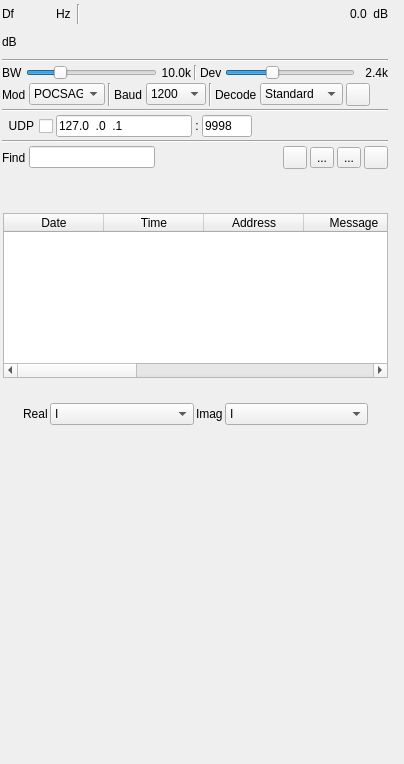
<?xml version="1.0" encoding="UTF-8"?>
<ui version="4.0">
 <class>PagerDemodGUI</class>
 <widget class="RollupWidget" name="PagerDemodGUI">
  <property name="geometry">
   <rect>
    <x>0</x>
    <y>0</y>
    <width>404</width>
    <height>764</height>
   </rect>
  </property>
  <property name="sizePolicy">
   <sizepolicy hsizetype="Expanding" vsizetype="Expanding">
    <horstretch>0</horstretch>
    <verstretch>0</verstretch>
   </sizepolicy>
  </property>
  <property name="minimumSize">
   <size>
    <width>352</width>
    <height>0</height>
   </size>
  </property>
  <property name="font">
   <font>
    <family>Liberation Sans</family>
    <pointsize>9</pointsize>
   </font>
  </property>
  <property name="focusPolicy">
   <enum>Qt::StrongFocus</enum>
  </property>
  <property name="windowTitle">
   <string>Pager Demodulator</string>
  </property>
  <property name="statusTip">
   <string>Pager Demodulator</string>
  </property>
  <widget class="QWidget" name="settingsContainer" native="true">
   <property name="geometry">
    <rect>
     <x>0</x>
     <y>0</y>
     <width>390</width>
     <height>171</height>
    </rect>
   </property>
   <property name="minimumSize">
    <size>
     <width>350</width>
     <height>0</height>
    </size>
   </property>
   <property name="windowTitle">
    <string>Settings</string>
   </property>
   <layout class="QVBoxLayout" name="verticalLayout">
    <property name="spacing">
     <number>3</number>
    </property>
    <property name="leftMargin">
     <number>2</number>
    </property>
    <property name="topMargin">
     <number>2</number>
    </property>
    <property name="rightMargin">
     <number>2</number>
    </property>
    <property name="bottomMargin">
     <number>2</number>
    </property>
    <item>
     <layout class="QHBoxLayout" name="powLayout">
      <property name="topMargin">
       <number>2</number>
      </property>
      <item>
       <widget class="QLabel" name="deltaFrequencyLabel">
        <property name="minimumSize">
         <size>
          <width>16</width>
          <height>0</height>
         </size>
        </property>
        <property name="text">
         <string>Df</string>
        </property>
       </widget>
      </item>
      <item>
       <widget class="ValueDialZ" name="deltaFrequency" native="true">
        <property name="sizePolicy">
         <sizepolicy hsizetype="Maximum" vsizetype="Maximum">
          <horstretch>0</horstretch>
          <verstretch>0</verstretch>
         </sizepolicy>
        </property>
        <property name="minimumSize">
         <size>
          <width>32</width>
          <height>16</height>
         </size>
        </property>
        <property name="font">
         <font>
          <family>Liberation Mono</family>
          <pointsize>12</pointsize>
         </font>
        </property>
        <property name="cursor">
         <cursorShape>PointingHandCursor</cursorShape>
        </property>
        <property name="focusPolicy">
         <enum>Qt::StrongFocus</enum>
        </property>
        <property name="toolTip">
         <string>Demod shift frequency from center in Hz</string>
        </property>
       </widget>
      </item>
      <item>
       <widget class="QLabel" name="deltaUnits">
        <property name="text">
         <string>Hz </string>
        </property>
       </widget>
      </item>
      <item>
       <widget class="Line" name="line">
        <property name="orientation">
         <enum>Qt::Vertical</enum>
        </property>
       </widget>
      </item>
      <item>
       <spacer name="horizontalSpacer">
        <property name="orientation">
         <enum>Qt::Horizontal</enum>
        </property>
        <property name="sizeHint" stdset="0">
         <size>
          <width>40</width>
          <height>20</height>
         </size>
        </property>
       </spacer>
      </item>
      <item>
       <layout class="QHBoxLayout" name="channelPowerLayout">
        <item>
         <widget class="QLabel" name="channelPower">
          <property name="toolTip">
           <string>Channel power</string>
          </property>
          <property name="layoutDirection">
           <enum>Qt::RightToLeft</enum>
          </property>
          <property name="text">
           <string>0.0</string>
          </property>
         </widget>
        </item>
        <item>
         <widget class="QLabel" name="channelPowerUnits">
          <property name="text">
           <string> dB</string>
          </property>
         </widget>
        </item>
       </layout>
      </item>
     </layout>
    </item>
    <item>
     <layout class="QHBoxLayout" name="powerLayout">
      <item>
       <widget class="QLabel" name="channelPowerMeterUnits">
        <property name="text">
         <string>dB</string>
        </property>
       </widget>
      </item>
      <item>
       <widget class="LevelMeterSignalDB" name="channelPowerMeter" native="true">
        <property name="sizePolicy">
         <sizepolicy hsizetype="Expanding" vsizetype="MinimumExpanding">
          <horstretch>0</horstretch>
          <verstretch>0</verstretch>
         </sizepolicy>
        </property>
        <property name="minimumSize">
         <size>
          <width>0</width>
          <height>24</height>
         </size>
        </property>
        <property name="font">
         <font>
          <family>Liberation Mono</family>
          <pointsize>8</pointsize>
         </font>
        </property>
        <property name="toolTip">
         <string>Level meter (dB) top trace: average, bottom trace: instantaneous peak, tip: peak hold</string>
        </property>
       </widget>
      </item>
     </layout>
    </item>
    <item>
     <widget class="Line" name="line_5">
      <property name="orientation">
       <enum>Qt::Horizontal</enum>
      </property>
     </widget>
    </item>
    <item>
     <layout class="QHBoxLayout" name="phySettingsLayout">
      <item>
       <widget class="QLabel" name="rfBWLabel">
        <property name="text">
         <string>BW</string>
        </property>
       </widget>
      </item>
      <item>
       <widget class="QSlider" name="rfBW">
        <property name="sizePolicy">
         <sizepolicy hsizetype="Expanding" vsizetype="Minimum">
          <horstretch>0</horstretch>
          <verstretch>0</verstretch>
         </sizepolicy>
        </property>
        <property name="minimumSize">
         <size>
          <width>0</width>
          <height>0</height>
         </size>
        </property>
        <property name="toolTip">
         <string>RF bandwidth</string>
        </property>
        <property name="minimum">
         <number>10</number>
        </property>
        <property name="maximum">
         <number>400</number>
        </property>
        <property name="pageStep">
         <number>1</number>
        </property>
        <property name="value">
         <number>100</number>
        </property>
        <property name="orientation">
         <enum>Qt::Horizontal</enum>
        </property>
       </widget>
      </item>
      <item>
       <widget class="QLabel" name="rfBWText">
        <property name="minimumSize">
         <size>
          <width>30</width>
          <height>0</height>
         </size>
        </property>
        <property name="text">
         <string>10.0k</string>
        </property>
        <property name="alignment">
         <set>Qt::AlignRight|Qt::AlignTrailing|Qt::AlignVCenter</set>
        </property>
       </widget>
      </item>
      <item>
       <widget class="Line" name="line_2">
        <property name="orientation">
         <enum>Qt::Vertical</enum>
        </property>
       </widget>
      </item>
      <item>
       <widget class="QLabel" name="fmDevLabel">
        <property name="text">
         <string>Dev</string>
        </property>
       </widget>
      </item>
      <item>
       <widget class="QSlider" name="fmDev">
        <property name="sizePolicy">
         <sizepolicy hsizetype="Expanding" vsizetype="Minimum">
          <horstretch>0</horstretch>
          <verstretch>0</verstretch>
         </sizepolicy>
        </property>
        <property name="minimumSize">
         <size>
          <width>0</width>
          <height>0</height>
         </size>
        </property>
        <property name="toolTip">
         <string>Frequency deviation</string>
        </property>
        <property name="minimum">
         <number>10</number>
        </property>
        <property name="maximum">
         <number>50</number>
        </property>
        <property name="pageStep">
         <number>1</number>
        </property>
        <property name="value">
         <number>24</number>
        </property>
        <property name="orientation">
         <enum>Qt::Horizontal</enum>
        </property>
       </widget>
      </item>
      <item>
       <widget class="QLabel" name="fmDevText">
        <property name="minimumSize">
         <size>
          <width>30</width>
          <height>0</height>
         </size>
        </property>
        <property name="text">
         <string>2.4k</string>
        </property>
        <property name="alignment">
         <set>Qt::AlignRight|Qt::AlignTrailing|Qt::AlignVCenter</set>
        </property>
       </widget>
      </item>
     </layout>
    </item>
    <item>
     <layout class="QHBoxLayout" name="phySettingsLayout_2">
      <item>
       <widget class="QLabel" name="modulationLabel">
        <property name="text">
         <string>Mod</string>
        </property>
       </widget>
      </item>
      <item>
       <widget class="QComboBox" name="modulation">
        <property name="minimumSize">
         <size>
          <width>76</width>
          <height>0</height>
         </size>
        </property>
        <property name="toolTip">
         <string>Pager modulation</string>
        </property>
        <item>
         <property name="text">
          <string>POCSAG</string>
         </property>
        </item>
       </widget>
      </item>
      <item>
       <widget class="Line" name="line_10">
        <property name="orientation">
         <enum>Qt::Vertical</enum>
        </property>
       </widget>
      </item>
      <item>
       <widget class="QLabel" name="baudLabel">
        <property name="text">
         <string>Baud</string>
        </property>
       </widget>
      </item>
      <item>
       <widget class="QComboBox" name="baud">
        <property name="minimumSize">
         <size>
          <width>60</width>
          <height>0</height>
         </size>
        </property>
        <property name="toolTip">
         <string>Baud rate</string>
        </property>
        <property name="currentIndex">
         <number>1</number>
        </property>
        <item>
         <property name="text">
          <string>512</string>
         </property>
        </item>
        <item>
         <property name="text">
          <string>1200</string>
         </property>
        </item>
        <item>
         <property name="text">
          <string>2400</string>
         </property>
        </item>
       </widget>
      </item>
      <item>
       <widget class="Line" name="line_11">
        <property name="orientation">
         <enum>Qt::Vertical</enum>
        </property>
       </widget>
      </item>
      <item>
       <widget class="QLabel" name="decodeLabel">
        <property name="text">
         <string>Decode</string>
        </property>
       </widget>
      </item>
      <item>
       <widget class="QComboBox" name="decode">
        <property name="minimumSize">
         <size>
          <width>80</width>
          <height>0</height>
         </size>
        </property>
        <property name="toolTip">
         <string>How to choose between decoding a message as numeric or alphanumeric</string>
        </property>
        <item>
         <property name="text">
          <string>Standard</string>
         </property>
        </item>
        <item>
         <property name="text">
          <string>Inverted</string>
         </property>
        </item>
        <item>
         <property name="text">
          <string>Numeric</string>
         </property>
        </item>
        <item>
         <property name="text">
          <string>Alphanumeric</string>
         </property>
        </item>
        <item>
         <property name="text">
          <string>Heuristic</string>
         </property>
        </item>
       </widget>
      </item>
      <item>
       <widget class="QToolButton" name="charset">
        <property name="toolTip">
         <string>Select character encoding</string>
        </property>
        <property name="text">
         <string/>
        </property>
        <property name="icon">
         <iconset resource="../../../sdrgui/resources/res.qrc">
          <normaloff>:/keyboard.png</normaloff>:/keyboard.png</iconset>
        </property>
       </widget>
      </item>
      <item>
       <spacer name="horizontalSpacer_2">
        <property name="orientation">
         <enum>Qt::Horizontal</enum>
        </property>
        <property name="sizeHint" stdset="0">
         <size>
          <width>40</width>
          <height>20</height>
         </size>
        </property>
       </spacer>
      </item>
     </layout>
    </item>
    <item>
     <widget class="Line" name="line_6">
      <property name="orientation">
       <enum>Qt::Horizontal</enum>
      </property>
     </widget>
    </item>
    <item>
     <layout class="QHBoxLayout" name="udpLayout">
      <item>
       <widget class="QCheckBox" name="udpEnabled">
        <property name="toolTip">
         <string>Forward messages via UDP</string>
        </property>
        <property name="layoutDirection">
         <enum>Qt::RightToLeft</enum>
        </property>
        <property name="text">
         <string>UDP</string>
        </property>
       </widget>
      </item>
      <item>
       <widget class="QLineEdit" name="udpAddress">
        <property name="minimumSize">
         <size>
          <width>120</width>
          <height>0</height>
         </size>
        </property>
        <property name="focusPolicy">
         <enum>Qt::ClickFocus</enum>
        </property>
        <property name="toolTip">
         <string>Destination UDP address</string>
        </property>
        <property name="inputMask">
         <string>000.000.000.000</string>
        </property>
        <property name="text">
         <string>127.0.0.1</string>
        </property>
       </widget>
      </item>
      <item>
       <widget class="QLabel" name="udpSeparator">
        <property name="text">
         <string>:</string>
        </property>
        <property name="alignment">
         <set>Qt::AlignCenter</set>
        </property>
       </widget>
      </item>
      <item>
       <widget class="QLineEdit" name="udpPort">
        <property name="minimumSize">
         <size>
          <width>50</width>
          <height>0</height>
         </size>
        </property>
        <property name="maximumSize">
         <size>
          <width>50</width>
          <height>16777215</height>
         </size>
        </property>
        <property name="focusPolicy">
         <enum>Qt::ClickFocus</enum>
        </property>
        <property name="toolTip">
         <string>Destination UDP port</string>
        </property>
        <property name="inputMask">
         <string>00000</string>
        </property>
        <property name="text">
         <string>9998</string>
        </property>
       </widget>
      </item>
      <item>
       <spacer name="horizontalSpacer_4">
        <property name="orientation">
         <enum>Qt::Horizontal</enum>
        </property>
        <property name="sizeHint" stdset="0">
         <size>
          <width>40</width>
          <height>20</height>
         </size>
        </property>
       </spacer>
      </item>
     </layout>
    </item>
    <item>
     <widget class="Line" name="line_3">
      <property name="orientation">
       <enum>Qt::Horizontal</enum>
      </property>
     </widget>
    </item>
    <item>
     <layout class="QHBoxLayout" name="filterLayout">
      <item>
       <widget class="QLabel" name="filterAddressLabel">
        <property name="text">
         <string>Find</string>
        </property>
       </widget>
      </item>
      <item>
       <widget class="QLineEdit" name="filterAddress">
        <property name="toolTip">
         <string>Display only messages where the address matches the specified regular expression</string>
        </property>
       </widget>
      </item>
      <item>
       <spacer name="horizontalSpacer_3">
        <property name="orientation">
         <enum>Qt::Horizontal</enum>
        </property>
        <property name="sizeHint" stdset="0">
         <size>
          <width>40</width>
          <height>20</height>
         </size>
        </property>
       </spacer>
      </item>
      <item>
       <widget class="ButtonSwitch" name="logEnable">
        <property name="maximumSize">
         <size>
          <width>24</width>
          <height>16777215</height>
         </size>
        </property>
        <property name="toolTip">
         <string>Start/stop logging of received messages to .csv file</string>
        </property>
        <property name="text">
         <string/>
        </property>
        <property name="icon">
         <iconset resource="../../../sdrgui/resources/res.qrc">
          <normaloff>:/record_off.png</normaloff>:/record_off.png</iconset>
        </property>
       </widget>
      </item>
      <item>
       <widget class="QToolButton" name="logFilename">
        <property name="toolTip">
         <string>Set log .csv filename</string>
        </property>
        <property name="text">
         <string>...</string>
        </property>
        <property name="icon">
         <iconset resource="../../../sdrgui/resources/res.qrc">
          <normaloff>:/save.png</normaloff>:/save.png</iconset>
        </property>
        <property name="checkable">
         <bool>false</bool>
        </property>
       </widget>
      </item>
      <item>
       <widget class="QToolButton" name="logOpen">
        <property name="toolTip">
         <string>Read data from .csv log file</string>
        </property>
        <property name="text">
         <string>...</string>
        </property>
        <property name="icon">
         <iconset resource="../../../sdrgui/resources/res.qrc">
          <normaloff>:/load.png</normaloff>:/load.png</iconset>
        </property>
        <property name="checkable">
         <bool>false</bool>
        </property>
       </widget>
      </item>
      <item>
       <widget class="QToolButton" name="clearTable">
        <property name="toolTip">
         <string>Clear messages from table</string>
        </property>
        <property name="text">
         <string/>
        </property>
        <property name="icon">
         <iconset resource="../../../sdrgui/resources/res.qrc">
          <normaloff>:/bin.png</normaloff>:/bin.png</iconset>
        </property>
       </widget>
      </item>
     </layout>
    </item>
   </layout>
  </widget>
  <widget class="QWidget" name="messageContainer" native="true">
   <property name="geometry">
    <rect>
     <x>0</x>
     <y>210</y>
     <width>391</width>
     <height>171</height>
    </rect>
   </property>
   <property name="sizePolicy">
    <sizepolicy hsizetype="Expanding" vsizetype="Expanding">
     <horstretch>0</horstretch>
     <verstretch>0</verstretch>
    </sizepolicy>
   </property>
   <property name="windowTitle">
    <string>Received Messages</string>
   </property>
   <layout class="QVBoxLayout" name="verticalLayoutTable">
    <property name="spacing">
     <number>2</number>
    </property>
    <property name="leftMargin">
     <number>3</number>
    </property>
    <property name="topMargin">
     <number>3</number>
    </property>
    <property name="rightMargin">
     <number>3</number>
    </property>
    <property name="bottomMargin">
     <number>3</number>
    </property>
    <item>
     <widget class="QTableWidget" name="messages">
      <property name="toolTip">
       <string>Received messages</string>
      </property>
      <property name="editTriggers">
       <set>QAbstractItemView::NoEditTriggers</set>
      </property>
      <column>
       <property name="text">
        <string>Date</string>
       </property>
       <property name="toolTip">
        <string>Date message was received</string>
       </property>
      </column>
      <column>
       <property name="text">
        <string>Time</string>
       </property>
       <property name="toolTip">
        <string>Time message was received</string>
       </property>
      </column>
      <column>
       <property name="text">
        <string>Address</string>
       </property>
       <property name="toolTip">
        <string>21-bit pager address the message is for</string>
       </property>
      </column>
      <column>
       <property name="text">
        <string>Message</string>
       </property>
      </column>
      <column>
       <property name="text">
        <string>Function</string>
       </property>
       <property name="toolTip">
        <string>Function bits / source address</string>
       </property>
      </column>
      <column>
       <property name="text">
        <string>Alpha</string>
       </property>
       <property name="toolTip">
        <string>Message decoded as 7-bit alphanumeric characters</string>
       </property>
      </column>
      <column>
       <property name="text">
        <string>Numeric</string>
       </property>
       <property name="toolTip">
        <string>Message decoded as 4-bit BCD numeric characters</string>
       </property>
      </column>
      <column>
       <property name="text">
        <string>Even PE</string>
       </property>
       <property name="toolTip">
        <string>Number of even parity errors detected in message</string>
       </property>
      </column>
      <column>
       <property name="text">
        <string>BCH PE</string>
       </property>
       <property name="toolTip">
        <string>Number of BCH parity errors detected in message</string>
       </property>
      </column>
     </widget>
    </item>
   </layout>
  </widget>
  <widget class="QWidget" name="scopeContainer" native="true">
   <property name="geometry">
    <rect>
     <x>20</x>
     <y>400</y>
     <width>351</width>
     <height>341</height>
    </rect>
   </property>
   <property name="windowTitle">
    <string>Waveforms</string>
   </property>
   <layout class="QVBoxLayout" name="transmittedLayout_2">
    <property name="spacing">
     <number>2</number>
    </property>
    <property name="leftMargin">
     <number>3</number>
    </property>
    <property name="topMargin">
     <number>3</number>
    </property>
    <property name="rightMargin">
     <number>3</number>
    </property>
    <property name="bottomMargin">
     <number>3</number>
    </property>
    <item>
     <layout class="QHBoxLayout" name="scopelLayout">
      <item>
       <widget class="QLabel" name="label_2">
        <property name="text">
         <string>Real</string>
        </property>
       </widget>
      </item>
      <item>
       <widget class="QComboBox" name="channel1">
        <property name="sizePolicy">
         <sizepolicy hsizetype="Expanding" vsizetype="Fixed">
          <horstretch>0</horstretch>
          <verstretch>0</verstretch>
         </sizepolicy>
        </property>
        <property name="toolTip">
         <string>Signal to send to scope as real part</string>
        </property>
        <item>
         <property name="text">
          <string>I</string>
         </property>
        </item>
        <item>
         <property name="text">
          <string>Q</string>
         </property>
        </item>
        <item>
         <property name="text">
          <string>Mag Sq</string>
         </property>
        </item>
        <item>
         <property name="text">
          <string>FM demod</string>
         </property>
        </item>
        <item>
         <property name="text">
          <string>Filt</string>
         </property>
        </item>
        <item>
         <property name="text">
          <string>DC offset</string>
         </property>
        </item>
        <item>
         <property name="text">
          <string>Data</string>
         </property>
        </item>
        <item>
         <property name="text">
          <string>Sample</string>
         </property>
        </item>
        <item>
         <property name="text">
          <string>Bit</string>
         </property>
        </item>
        <item>
         <property name="text">
          <string>GotSyncCode</string>
         </property>
        </item>
       </widget>
      </item>
      <item>
       <widget class="QLabel" name="label_3">
        <property name="sizePolicy">
         <sizepolicy hsizetype="Preferred" vsizetype="Preferred">
          <horstretch>0</horstretch>
          <verstretch>0</verstretch>
         </sizepolicy>
        </property>
        <property name="text">
         <string>Imag</string>
        </property>
       </widget>
      </item>
      <item>
       <widget class="QComboBox" name="channel2">
        <property name="sizePolicy">
         <sizepolicy hsizetype="Expanding" vsizetype="Fixed">
          <horstretch>0</horstretch>
          <verstretch>0</verstretch>
         </sizepolicy>
        </property>
        <property name="toolTip">
         <string>Signal to send to scope as imag part</string>
        </property>
        <item>
         <property name="text">
          <string>I</string>
         </property>
        </item>
        <item>
         <property name="text">
          <string>Q</string>
         </property>
        </item>
        <item>
         <property name="text">
          <string>Mag Sq</string>
         </property>
        </item>
        <item>
         <property name="text">
          <string>FM demod</string>
         </property>
        </item>
        <item>
         <property name="text">
          <string>Filt</string>
         </property>
        </item>
        <item>
         <property name="text">
          <string>DC offset</string>
         </property>
        </item>
        <item>
         <property name="text">
          <string>Data</string>
         </property>
        </item>
        <item>
         <property name="text">
          <string>Sample</string>
         </property>
        </item>
        <item>
         <property name="text">
          <string>Bit</string>
         </property>
        </item>
        <item>
         <property name="text">
          <string>GotSyncCode</string>
         </property>
        </item>
       </widget>
      </item>
     </layout>
    </item>
    <item>
     <widget class="GLScope" name="glScope" native="true">
      <property name="minimumSize">
       <size>
        <width>200</width>
        <height>250</height>
       </size>
      </property>
      <property name="font">
       <font>
        <family>Liberation Mono</family>
        <pointsize>8</pointsize>
       </font>
      </property>
     </widget>
    </item>
    <item>
     <widget class="GLScopeGUI" name="scopeGUI" native="true"/>
    </item>
   </layout>
  </widget>
 </widget>
 <customwidgets>
  <customwidget>
   <class>RollupWidget</class>
   <extends>QWidget</extends>
   <header>gui/rollupwidget.h</header>
   <container>1</container>
  </customwidget>
  <customwidget>
   <class>ValueDialZ</class>
   <extends>QWidget</extends>
   <header>gui/valuedialz.h</header>
   <container>1</container>
  </customwidget>
  <customwidget>
   <class>LevelMeterSignalDB</class>
   <extends>QWidget</extends>
   <header>gui/levelmeter.h</header>
   <container>1</container>
  </customwidget>
  <customwidget>
   <class>ButtonSwitch</class>
   <extends>QToolButton</extends>
   <header>gui/buttonswitch.h</header>
  </customwidget>
  <customwidget>
   <class>GLScope</class>
   <extends>QWidget</extends>
   <header>gui/glscope.h</header>
   <container>1</container>
  </customwidget>
  <customwidget>
   <class>GLScopeGUI</class>
   <extends>QWidget</extends>
   <header>gui/glscopegui.h</header>
   <container>1</container>
  </customwidget>
 </customwidgets>
 <resources>
  <include location="../../../sdrgui/resources/res.qrc"/>
 </resources>
 <connections/>
</ui>
